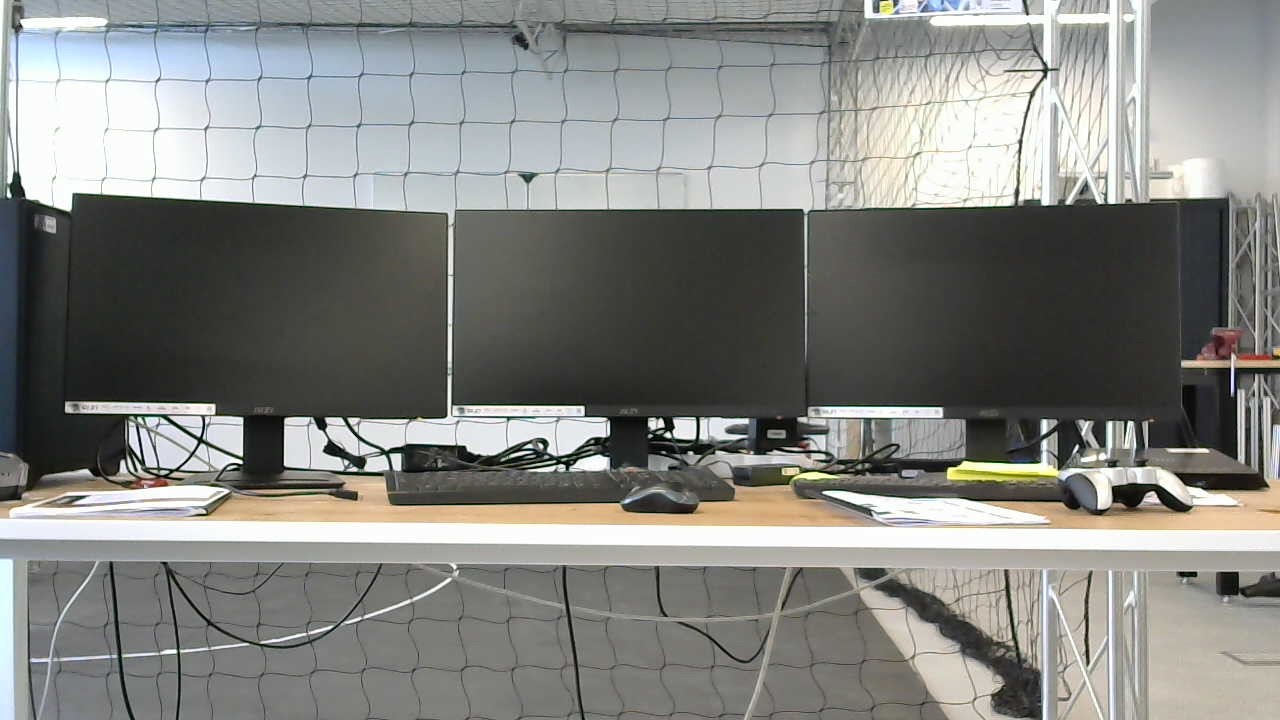
#> input picture dataset/d8/img1.jpg, 1280 x 720 px; its folder holds 2 pictures in this run
$ jupyter execute --allow-errors main.ipynb   (shell and % lines are left out)   (older library calls are emulated)
#> lines starting #> are read from the running program, lines starting #| are printed output that depends on the picture
# Camera Calibration

[cell 1]
# # # UNIX-based system
# base_path = "d:\\VIBOT Master\\Semester 2\\Computer Vision\\Practicals\\Stereo\\stereo_reconstruction_cv"

# LINUX-based system
base_path = "/home/rafay/Documents/rafay/Educational/Vibot/M1/CV_fofi/cv_project_yohan/stereo_reconstruction_cv"
dataset_name = "dataset/d8"
calib_data_name = "calibration_data_logitech_1280x720"
# calib_data_name = "calibration_data_logitech_3840x2160"

lowe_ratio = 0.6  # for filtering feature matches

%cd $base_path

[cell 2]
import numpy as np
import cv2
import glob
import os
import matplotlib.pyplot as plt
import open3d as o3d

class StereoCalibration(object):
    def __init__(self, filepath):
        # termination criteria
        self.criteria = (cv2.TERM_CRITERIA_EPS + cv2.TERM_CRITERIA_MAX_ITER, 30, 0.001)
        self.criteria_cal = (
            cv2.TERM_CRITERIA_EPS + cv2.TERM_CRITERIA_MAX_ITER,
            100,
            1e-5,
        )

        # prepare object points, like (0,0,0), (1,0,0), (2,0,0) ....,(6,5,0)
        self.objp = np.zeros((9 * 7, 3), np.float32)
        self.objp[:, :2] = np.mgrid[0:9, 0:7].T.reshape(-1, 2)

        # Arrays to store object points and image points from all the images.
        self.objpoints = []  # 3d point in real world space
        self.imgpoints_l = []  # 2d points in image plane.
        self.imgpoints_r = []  # 2d points in image plane.

        self.cal_path = filepath
        self.read_images(self.cal_path)

    def read_images(self, cal_path):
        checkerboardsize = (9, 7)
        images = glob.glob(cal_path + "/*.jpg")
        images_right = sorted([os.path.join(cal_path, img_path) for img_path in images])
        images_left = sorted([os.path.join(cal_path, img_path) for img_path in images])

        for i, fname in enumerate(images_right):

            img_l = cv2.imread(images_left[i])
            img_r = cv2.imread(images_right[i])

            gray_l = cv2.cvtColor(img_l, cv2.COLOR_BGR2GRAY)
            gray_r = cv2.cvtColor(img_r, cv2.COLOR_BGR2GRAY)

            # Find the chess board corners
            ret_l, corners_l = cv2.findChessboardCorners(
                gray_l,
                checkerboardsize,
                cv2.CALIB_CB_ADAPTIVE_THRESH
                + cv2.CALIB_CB_FAST_CHECK
                + cv2.CALIB_CB_NORMALIZE_IMAGE,
            )
            ret_r, corners_r = cv2.findChessboardCorners(
                gray_r,
                checkerboardsize,
                cv2.CALIB_CB_ADAPTIVE_THRESH
                + cv2.CALIB_CB_FAST_CHECK
                + cv2.CALIB_CB_NORMALIZE_IMAGE,
            )

            # If found, add object points, image points (after refining them)
            # self.objpoints.append(self.objp)

            if ret_l and ret_r:
                rt = cv2.cornerSubPix(
                    gray_l, corners_l, (11, 11), (-1, -1), self.criteria
                )
                self.imgpoints_l.append(corners_l)

                # Draw and display the corners
                ret_l = cv2.drawChessboardCorners(
                    img_l, checkerboardsize, corners_l, ret_l
                )
                rt = cv2.cornerSubPix(
                    gray_r, corners_r, (11, 11), (-1, -1), self.criteria
                )
                self.imgpoints_r.append(corners_r)

                # Draw and display the corners
                ret_r = cv2.drawChessboardCorners(
                    img_r, checkerboardsize, corners_r, ret_r
                )
                self.objpoints.append(self.objp)

        img_shape = gray_l.shape[::-1]

        rt, self.M1, self.d1, self.r1, self.t1 = cv2.calibrateCamera(
            self.objpoints, self.imgpoints_l, img_shape, None, None
        )
        rt, self.M2, self.d2, self.r2, self.t2 = cv2.calibrateCamera(
            self.objpoints, self.imgpoints_r, img_shape, None, None
        )

        self.camera_model = self.stereo_calibrate(img_shape)

    # [50 lines left out: function stereo_calibrate, not called in this run]

#> (a cell that did not finish here is left out)

#> (a cell that did not finish here is left out)

# Rectification

[cell 5]
# [33 lines left out: function stereo_rectify, not called in this run]

#> (a cell that did not finish here is left out)

[cell 7]
# Example usage (replace with your actual paths)
left_image = os.path.join(dataset_name, "img1.jpg")
right_image = os.path.join(dataset_name, "img2.jpg")

# Read Images
imgL = cv2.imread(left_image, cv2.IMREAD_GRAYSCALE)
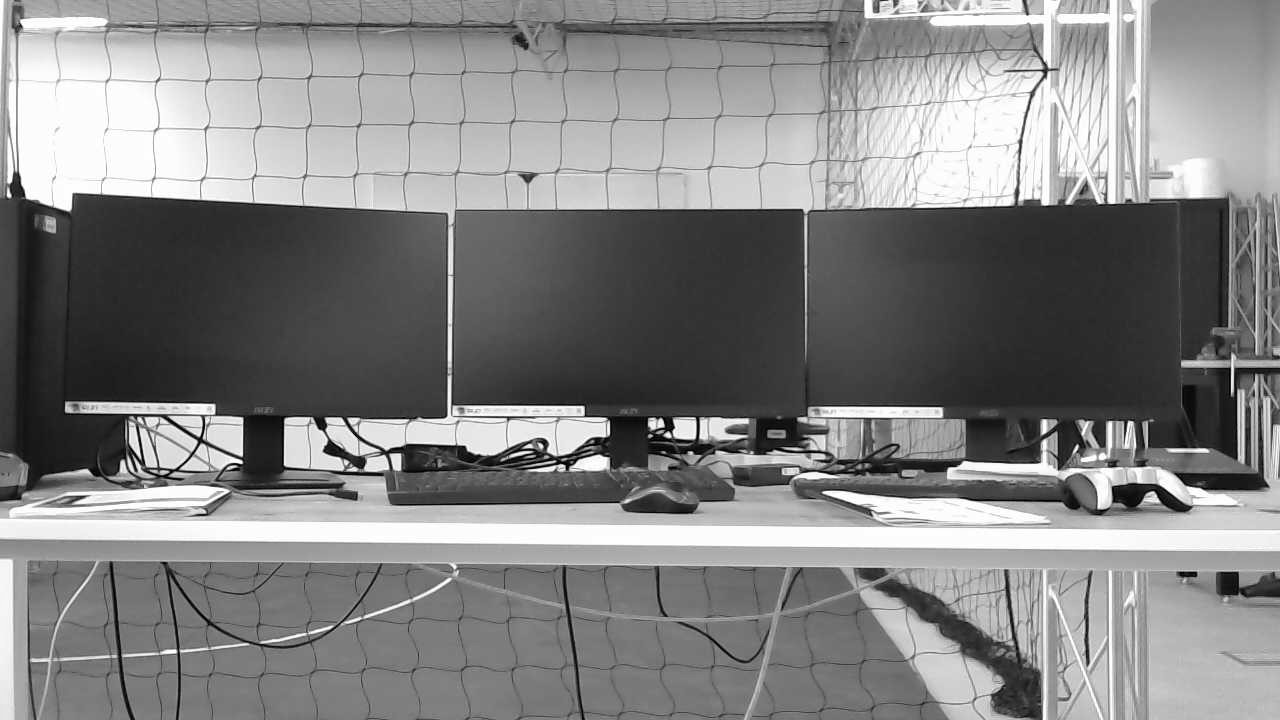
#> imgL: shape (720, 1280); min 0, max 255, mean 131.7
imgR = cv2.imread(right_image, cv2.IMREAD_GRAYSCALE)
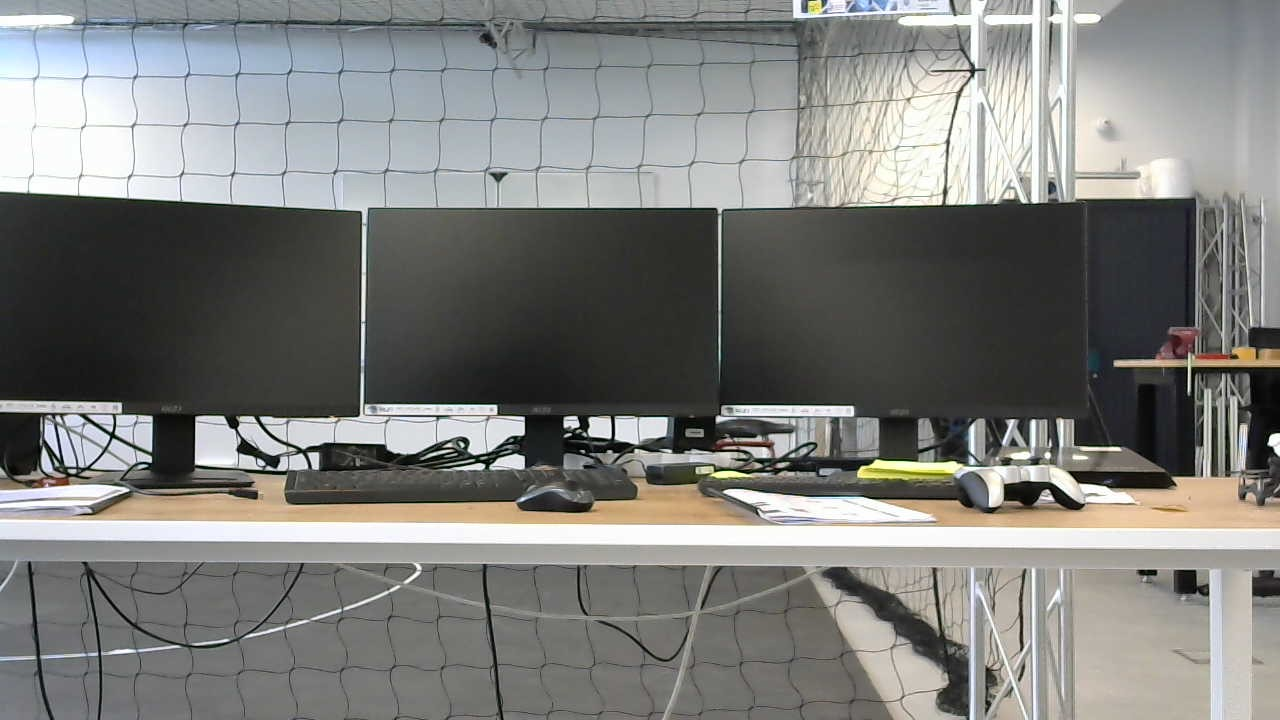
#> input picture dataset/d8/img2.jpg, 1280 x 720 px
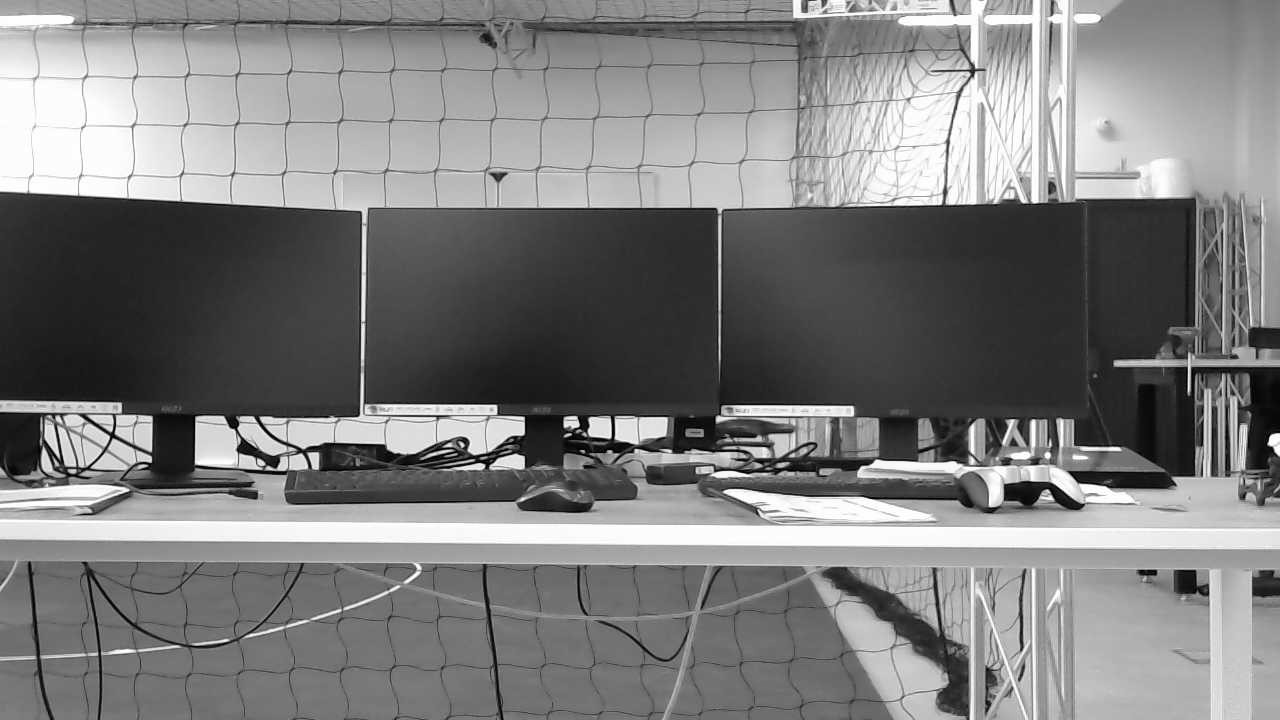
#> imgR: shape (720, 1280); min 0, max 255, mean 125.8
imgL_color = cv2.imread(left_image)  # For color visualization
#> imgL_color is the input picture: shape (720, 1280, 3); mean B, G, R 128.9, 132.4, 131.4
imgR_color = cv2.imread(right_image)  # For color visualization
#> imgR_color is the input picture: shape (720, 1280, 3); mean B, G, R 123.6, 126.3, 125.6

# Rectify Images
#> (the rest of this cell did not finish here and is left out)

[cell 8]
# [14 lines left out: function draw_epilines, not called in this run]


# Use SIFT for feature detection and matching
sift = cv2.SIFT_create()
keypoints_left, descriptors_left = sift.detectAndCompute(imgL_color, None)
#> keypoints_left = 3366 keypoints; strongest (x, y, size): (668, 435, 3.8), (332, 449, 10.2), (240, 462, 3), (9, 195, 3.3)
keypoints_right, descriptors_right = sift.detectAndCompute(imgR_color, None)
#> keypoints_right = 3302 keypoints; strongest (x, y, size): (571, 422, 9.4), (245, 448, 10.5), (462, 445, 3), (1022, 495, 21.3)

# FLANN parameters
FLANN_INDEX_KDTREE = 1
index_params = dict(algorithm=FLANN_INDEX_KDTREE, trees=5)
search_params = dict(checks=50)

# Use FLANN-based matcher to find correspondences
flann = cv2.FlannBasedMatcher(index_params, search_params)
matches = flann.knnMatch(descriptors_left, descriptors_right, k=2)
#> matches = 3366 matches

# Filter matches using the Lowe's ratio test
pts_left = []
pts_right = []

# ratio test as per Lowe's paper
for i, (m, n) in enumerate(matches):
    if m.distance < lowe_ratio * n.distance:
        pts_left.append(keypoints_left[m.queryIdx].pt)
        pts_right.append(keypoints_right[m.trainIdx].pt)
#> after the loop, pts_left = 283 pairs, first value 122.5 to 1272.8, second value 2.68 to 716.8; pts_right = 283 pairs, first value 34.94 to 1240, second value 2.48 to 716.6

pts_left = np.int32(pts_left)
#> pts_left = 283 pairs, first value 122 to 1272, second value 2 to 716
pts_right = np.int32(pts_right)
#> pts_right = 283 pairs, first value 34 to 1240, second value 2 to 716
F, mask = cv2.findFundamentalMat(pts_left, pts_right, cv2.FM_LMEDS)
#> F = [[-1.52e-08, 2.45e-06, -0.00182], [3e-07, -1.92e-06, 0.143], [0.000674, -0.144, 1]]; mask = 283 values, max 1 at index 0, min 0 at index 6, mean 0.912

# We select only inlier points
pts_left = pts_left[mask.ravel() == 1]
#> pts_left = 258 pairs, first value 122 to 1272, second value 2 to 716
pts_right = pts_right[mask.ravel() == 1]
#> pts_right = 258 pairs, first value 34 to 1240, second value 2 to 716

# Compute the Essential Matrix
#> (the rest of this cell did not finish here and is left out)
